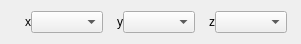
<?xml version="1.0" encoding="UTF-8"?>
<ui version="4.0">
 <class>Form</class>
 <widget class="QWidget" name="Form">
  <property name="geometry">
   <rect>
    <x>0</x>
    <y>0</y>
    <width>301</width>
    <height>44</height>
   </rect>
  </property>
  <property name="windowTitle">
   <string>Form</string>
  </property>
  <layout class="QHBoxLayout" name="horizontalLayout">
   <property name="spacing">
    <number>0</number>
   </property>
   <item>
    <widget class="QLabel" name="label">
     <property name="minimumSize">
      <size>
       <width>20</width>
       <height>0</height>
      </size>
     </property>
     <property name="text">
      <string>x</string>
     </property>
     <property name="alignment">
      <set>Qt::AlignRight|Qt::AlignTrailing|Qt::AlignVCenter</set>
     </property>
    </widget>
   </item>
   <item>
    <widget class="QComboBox" name="comboBox_x"/>
   </item>
   <item>
    <widget class="QLabel" name="label_2">
     <property name="minimumSize">
      <size>
       <width>20</width>
       <height>0</height>
      </size>
     </property>
     <property name="text">
      <string>y</string>
     </property>
     <property name="alignment">
      <set>Qt::AlignRight|Qt::AlignTrailing|Qt::AlignVCenter</set>
     </property>
    </widget>
   </item>
   <item>
    <widget class="QComboBox" name="comboBox_y"/>
   </item>
   <item>
    <widget class="QLabel" name="label_3">
     <property name="minimumSize">
      <size>
       <width>20</width>
       <height>0</height>
      </size>
     </property>
     <property name="text">
      <string>z</string>
     </property>
     <property name="alignment">
      <set>Qt::AlignRight|Qt::AlignTrailing|Qt::AlignVCenter</set>
     </property>
    </widget>
   </item>
   <item>
    <widget class="QComboBox" name="comboBox_z"/>
   </item>
   <item>
    <spacer name="horizontalSpacer">
     <property name="orientation">
      <enum>Qt::Horizontal</enum>
     </property>
     <property name="sizeHint" stdset="0">
      <size>
       <width>40</width>
       <height>20</height>
      </size>
     </property>
    </spacer>
   </item>
  </layout>
 </widget>
 <resources/>
 <connections/>
</ui>
